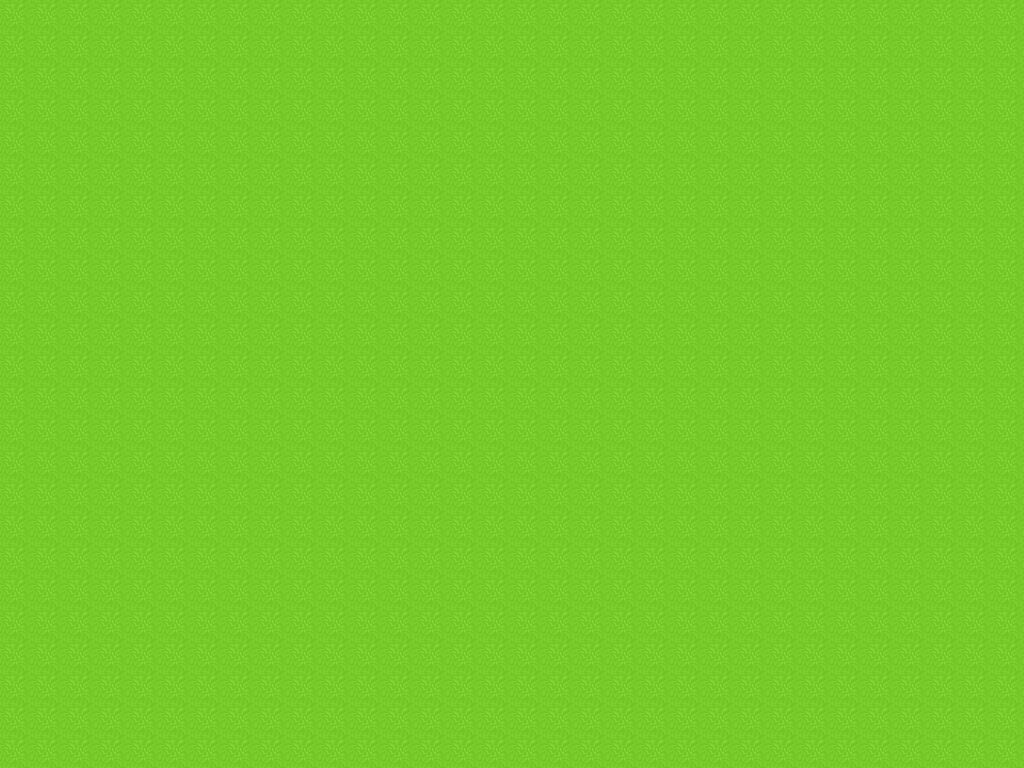

The image is a tile-based game level rendered from a .tmx file. Its description and source (layers, tilesets, objects; grid data summarised) follow:
An orthogonal 32x24 tile map with 32x32 px tiles, 1 tile layer (Tile Layer 1).

<map version="1.0" orientation="orthogonal" renderorder="right-down" width="32" height="24" tilewidth="32" tileheight="32">
 <tileset firstgid="1" name="grass" tilewidth="32" tileheight="32">
  <image source="grass5.png" width="32" height="32" />
 </tileset>
 <layer name="Tile Layer 1" width="32" height="24">
  <data>[768 cells, 768 non-empty, 1 distinct tile ids]</data>
 </layer>
</map>
